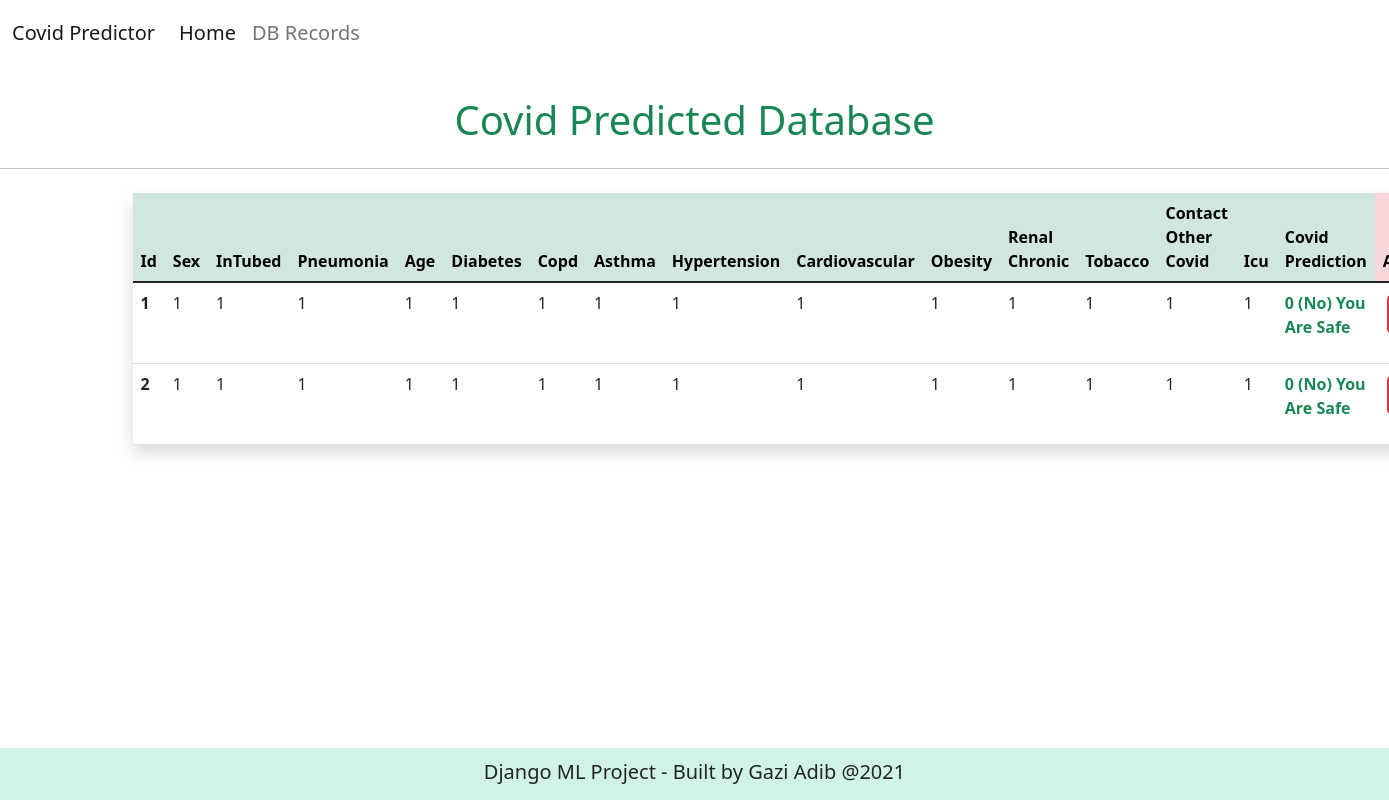
The app's page /records/ with its own data.
### predict/models.py (models this page shows, shortened)
class CovidPrediction(models.Model):
    sex = models.IntegerField()
    intubed = models.IntegerField()
    pneumonia = models.IntegerField()
    age = models.IntegerField()
    diabetes = models.IntegerField()
    copd = models.IntegerField()
    asthma = models.IntegerField()
    hypertension = models.IntegerField()
    cardiovascular = models.IntegerField()
    obesity = models.IntegerField()
    renal_chronic = models.IntegerField()
    tobacco = models.IntegerField()
    contact_other_covid = models.IntegerField()
    icu = models.IntegerField()
    classification = models.IntegerField()

### predict/views.py (the view)
# urls.py: path('records/', views.db_record, name='records'),
def db_record(request):
    covid_predictions = CovidPrediction.objects.all()
    context = {
        'covid_records': covid_predictions
    }
    return render(request, 'database.html', context)

### predict/templates/database.html
{% extends 'base.html' %}
{% block content %}
    <h1 class='text-center text-success mt-4 p-2'>Covid Predicted Database</h1>
    <hr>
    <div class='container p-2'>
            <table class="table p-2 shadow rounded">
            <thead>
                <tr>
                <th class='table-success' scope="col">Id</th>
                <th class='table-success' scope="col">Sex</th>
                <th class='table-success' scope="col">InTubed</th>
                <th class='table-success' scope="col">Pneumonia</th>
                <th class='table-success' scope="col">Age</th>
                <th class='table-success' scope="col">Diabetes</th>
                <th class='table-success' scope="col">Copd</th>
                <th class='table-success' scope="col">Asthma</th>
                <th class='table-success' scope="col">Hypertension</th>
                <th class='table-success' scope="col">Cardiovascular</th>
                <th class='table-success' scope="col">Obesity</th>
                <th class='table-success' scope="col">Renal Chronic</th>
                <th class='table-success' scope="col">Tobacco</th>
                <th class='table-success' scope="col">Contact Other Covid</th>
                <th class='table-success' scope="col">Icu</th>
                <th class='table-success' scope="col">Covid Prediction</th>
                <th class='table-danger' scope="col">Action</th>
                </tr>
            </thead>
            <tbody>
                {% if covid_records %}
                    {% for data in covid_records %}
                        <tr>
                            <th scope="row">{{ data.id }}</th>
                            <td>{{ data.sex }}</td>
                            <td>{{ data.intubed  }}</td>
                            <td>{{ data.pneumonia }}</td>
                            <td>{{ data.age }}</td>
                            <td>{{ data.diabetes  }}</td>
                            <td>{{ data.copd }}</td>
                            <td>{{ data.asthma }}</td>
                            <td>{{ data.hypertension }}</td>
                            <td>{{ data.cardiovascular }}</td>
                            <td>{{ data.obesity }}</td>
                            <td>{{ data.renal_chronic }}</td>
                            <td>{{ data.tobacco }}</td>
                            <td>{{ data.contact_other_covid }}</td>
                            <td>{{ data.icu }}</td>
                            <td>
                                <b>
                                    {% if data.classification == 1 %}
                                    <p class='text-danger'> {{ data.classification }} (Yes) Affected </p>
                                        {% else %}
                                    <p class='text-success'>  {{ data.classification }} (No) You Are Safe
                                    {% endif%}
                                </b>
                            </td>
                            <td>
                               <a href="{% url 'delete' data.id %}" class="btn btn-danger m-1"> Delete </a>
                            </td>
                        </tr>
                    {% endfor %}
                {% else %}
                    <p>No Data in The Database so Far!</p>
                {% endif %}
            </tbody>
        </table>
    </div>
{% endblock  %}

### predict/templates/base.html (shortened to what this page needs)
<!DOCTYPE html>
<html>
    <head>
        <link href="https://cdn.jsdelivr.net/npm/bootstrap@5.1.3/dist/css/bootstrap.min.css" rel="stylesheet">
    </head>
    <body style="margin-top: 2px; margin-bottom: 10px; background-position: center !important; background-size: cover !important; background-repeat: no-repeat !important; background: url('https://cdn.nextgov.com/media/img/cd/2021/09/10/NGhealth20210910/860x394.jpg')">
    <nav class="navbar navbar-expand-lg navbar-light  bg-light" style="background-color: transparent !important; text-style: bold; font-size: 20px">
  <div class="container-fluid">
    <a class="navbar-brand" href="{% url 'home' %}" style="text-style: bold; font-size: 20px">Covid Predictor</a>
    <div class="collapse navbar-collapse" id="navbarSupportedContent">
      <ul class="navbar-nav me-auto mb-2 mb-lg-0">
        <li class="nav-item">
          <a class="nav-link active" aria-current="page" href="{% url 'home' %}">Home</a>
        </li>
        <li class="nav-item">
          <a class="nav-link" href="{% url 'records' %}">DB Records</a>
        </li>
      </ul>
    </div>
  </div>
</nav>
    {% block content %}
    {% endblock %}
    <footer style="position: fixed; left: 0; bottom: 0; width: 100%; background-color: #D1F3E6"  class="pt-2 pb-2">
        <div class="container mt-1 mb-1 text-center">
            <h5>Django ML Project - Built by Gazi Adib @2021</h5>
        </div>
    </footer>
    </body>
</html>

### records on screen
CovidPrediction: id "1", sex "1", intubed "1", pneumonia "1", age "1", diabetes "1", copd "1", asthma "1", hypertension "1", cardiovascular "1", obesity "1", renal_chronic "1", tobacco "1", contact_other_covid "1", icu "1", classification "0"
CovidPrediction: id "2", sex "1", intubed "1", pneumonia "1", age "1", diabetes "1", copd "1", asthma "1", hypertension "1", cardiovascular "1", obesity "1", renal_chronic "1", tobacco "1", contact_other_covid "1", icu "1", classification "0"
